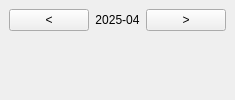
<?xml version="1.0" encoding="UTF-8"?>
<ui version="4.0">
 <class>MainWindow</class>
 <widget class="QMainWindow" name="MainWindow">
  <property name="windowTitle">
   <string>일정관리 프로그램</string>
  </property>
  <widget class="QWidget" name="centralwidget">
   <layout class="QVBoxLayout" name="verticalLayout">
    <!-- 월 전환 버튼 및 현재 월 표시 -->
    <item>
     <layout class="QHBoxLayout" name="monthNavigationLayout">
      <item>
       <widget class="QPushButton" name="shift_left">
        <property name="text">
         <string>&lt;</string>
        </property>
       </widget>
      </item>
      <item>
       <widget class="QLabel" name="monthLabel">
        <property name="text">
         <string>2025-04</string>
        </property>
        <property name="alignment">
         <set>Qt::AlignCenter</set>
        </property>
       </widget>
      </item>
      <item>
       <widget class="QPushButton" name="shift_right">
        <property name="text">
         <string>&gt;</string>
        </property>
       </widget>
      </item>
     </layout>
    </item>
    <!-- 캘린더 그리드 (날짜 버튼들이 동적으로 생성됨) -->
    <item>
     <widget class="QWidget" name="calendarWidget">
      <layout class="QGridLayout" name="gridLayout">
       <!-- 날짜 버튼들은 코드에서 생성하여 addWidget() -->
      </layout>
     </widget>
    </item>
   </layout>
  </widget>
 </widget>
 <resources/>
 <connections/>
</ui>
